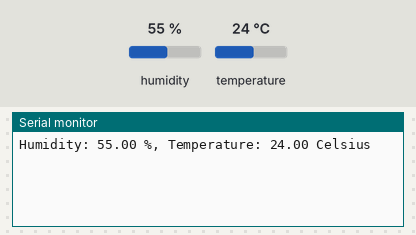
The sketch below on a simulated ESP32. On the bench: the last lines printed to the serial monitor. The inputs (shaded band) are chosen by the test bench; at power-on: humidity 55 %, temperature 24 °C. WiFi joins after 1.5 s; servers stay silent unless stated.

Above: at 3.0 s.
3.1 s: humidity set to 22 %
At 4.9 s:
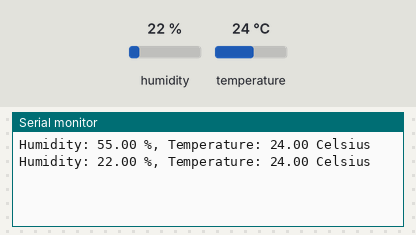
5.8 s: temperature set to 12 °C
At 7.8 s:
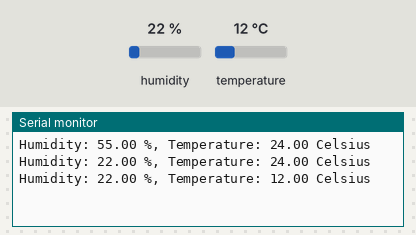
8.5 s: humidity set to 40 %
At 11.3 s:
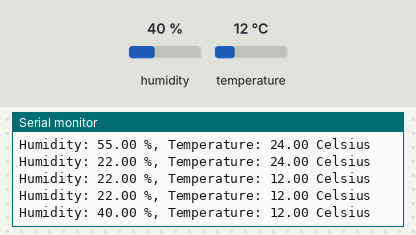
Timing chart, 0 to 12.8 s (numbered marks = the images above; inputs shaded):
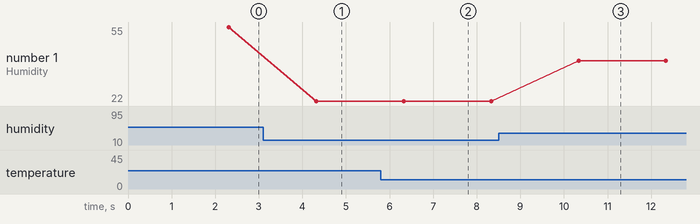

Measured:
- after the input at 3.1 s, the serial monitor: prints a new line after 1.2 s (image 1)
- after the input at 5.8 s, the serial monitor: prints a new line after 0.52 s (image 2)
- after the input at 8.5 s, the serial monitor: prints a new line after 1.8 s (image 3)
- plotted number 1: 55 → 22 after the input at 3.1 s, 22 → 40 after the input at 8.5 s

The sketch:

sensor_dht22.ino
```cpp
#define BLYNK_TEMPLATE_ID "XXXXXXXXX"
#define BLYNK_DEVICE_NAME "XXXXXXXXXXXXXXXXXXX"
#define BLYNK_AUTH_TOKEN "XXXXXXXXXXXXXXXXXXXXXXXXXX"
#define BLYNK_PRINT Serial

#include <WiFi.h>
#include <WiFiClient.h>
#include <BlynkSimpleEsp32.h>
#include <Wire.h>

//Libraries
#include <DHT.h>;

//Constants
#define DHTPIN 5     // what pin we're connected to
#define DHTTYPE DHT22   // DHT 22  (AM2302)
DHT dht(DHTPIN, DHTTYPE); //// Initialize DHT sensor for normal 16mhz Arduino


//Variables
int chk;
float hum;  //Stores humidity value
float temp; //Stores temperature value

char auth[] = BLYNK_AUTH_TOKEN;
char ssid[] = "XXXXXXXXX"; //nama wifi
char pass[] = "XXXXXXXXX"; //password wifi

BlynkTimer timer;


void myTimerEvent()
{
  Blynk.virtualWrite(V5, millis() / 1000);
}

void setup()
{
  Wire.begin();
  Blynk.begin(auth, ssid, pass);
  Serial.begin(9600);
  dht.begin();
}

void loop()
{
  Blynk.run();
  timer.run();

  delay(500);
  //Read data and store it to variables hum and temp
  hum = dht.readHumidity();
  temp = dht.readTemperature();
  //Print temp and humidity values to serial monitor
  Serial.print("Humidity: ");
  Serial.print(hum);
  Serial.print(" %, Temperature: ");
  Serial.print(temp);
  Serial.println(" Celsius");
  delay(500); //Delay 2 sec.
  Blynk.virtualWrite(V1, temp);
  Blynk.virtualWrite(V2, hum);
  delay(1000);
}
```
